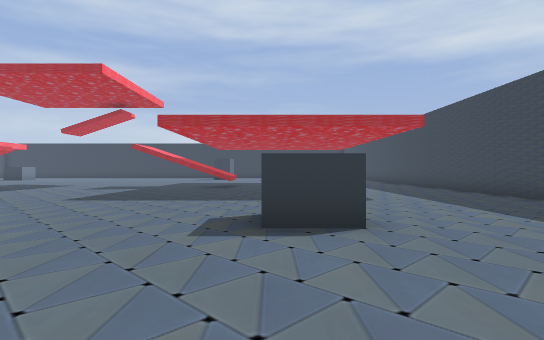
view 1 (above)

24 first-person views from a walk through a Godot game level. The camera is 1.4 m above the floor, looks level and sees 80° across. The floor is counted in squares, 2 m on a side. Each view is taken from the middle of a square. On the plan, view 1 faces up. The plan holds only what a view shows up to about 10 squares ahead; the rest is blank.

view 2
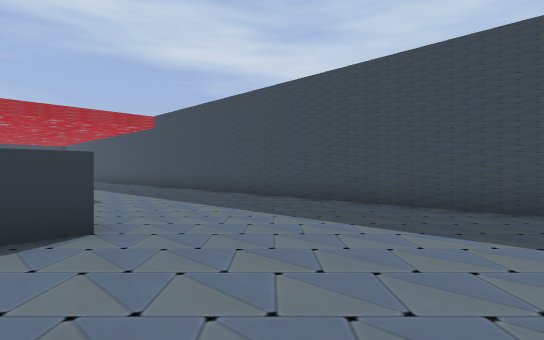

view 3
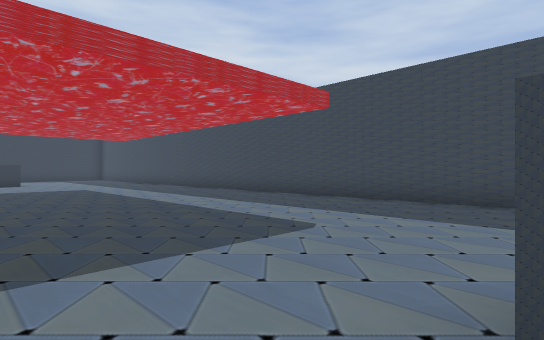

view 4
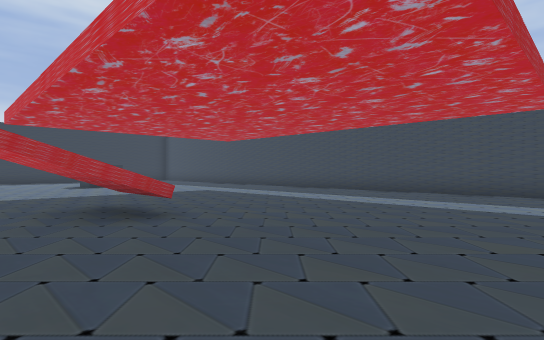

view 5
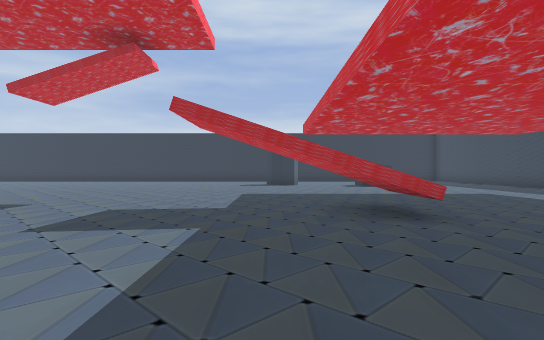

view 6
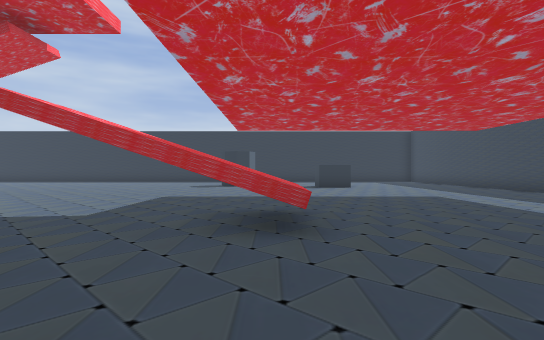

view 7
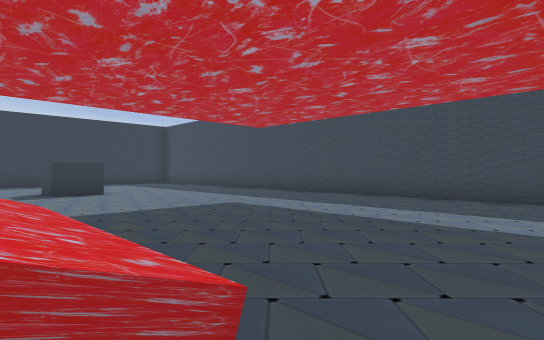

view 8
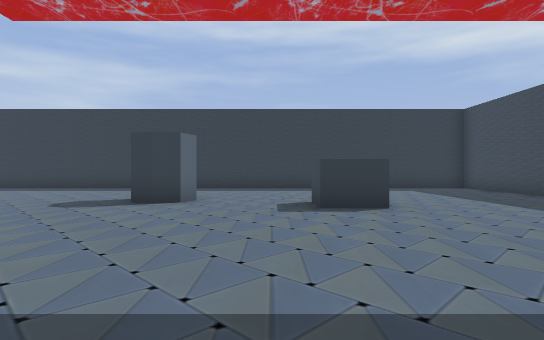

view 9
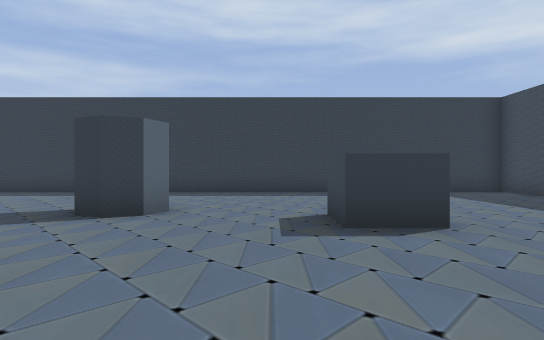

view 10
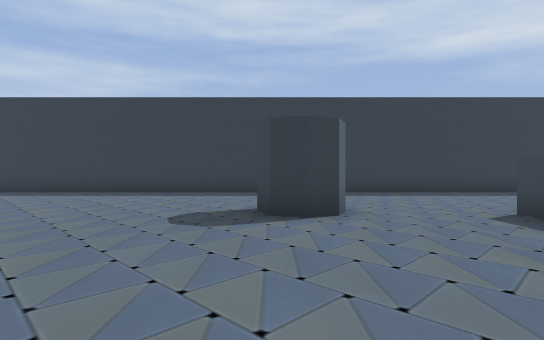

view 11
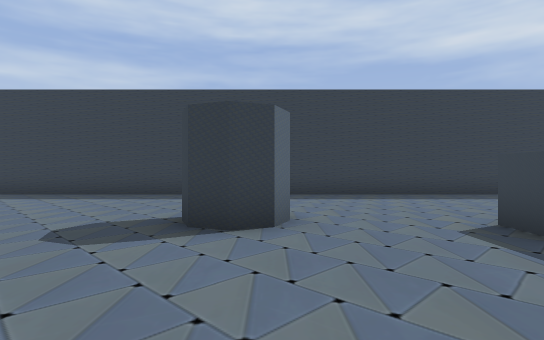

view 12
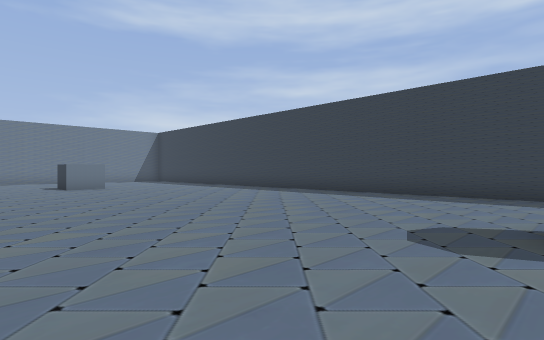

view 13
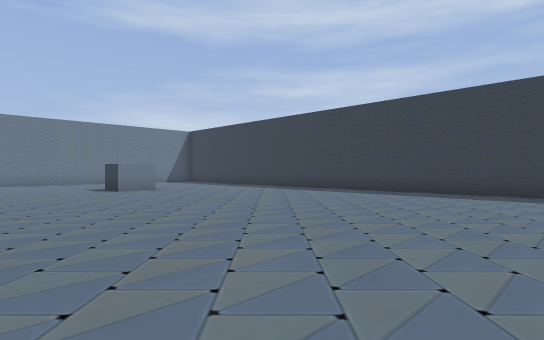

view 14
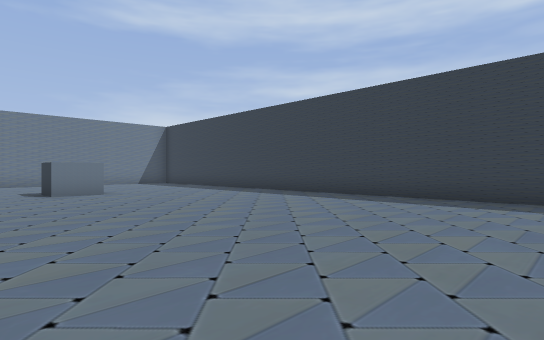

view 15
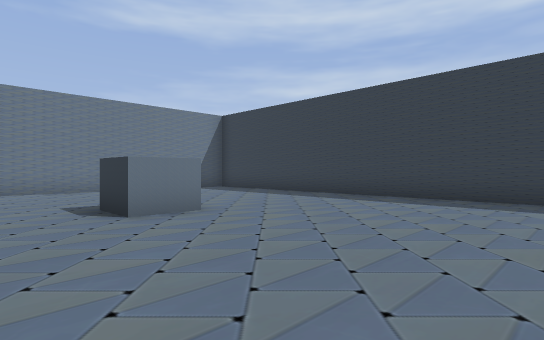

view 16
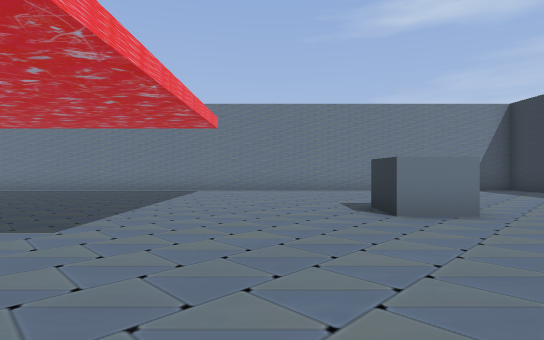

view 17
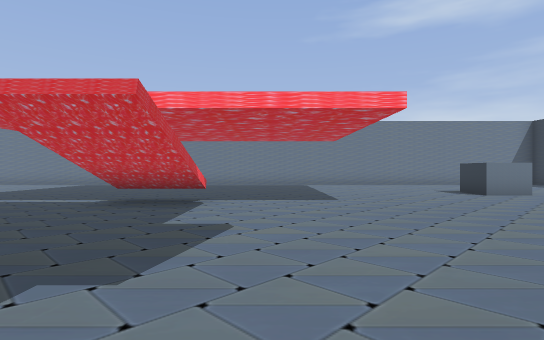

view 18
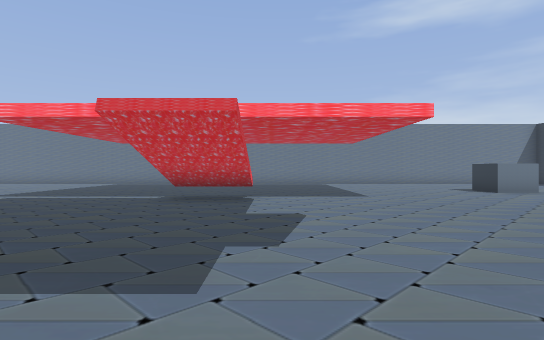

view 19
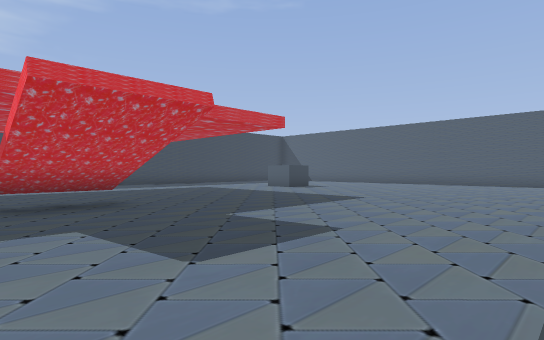

view 20
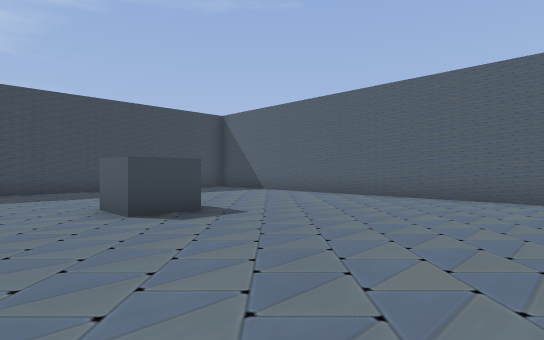

view 21
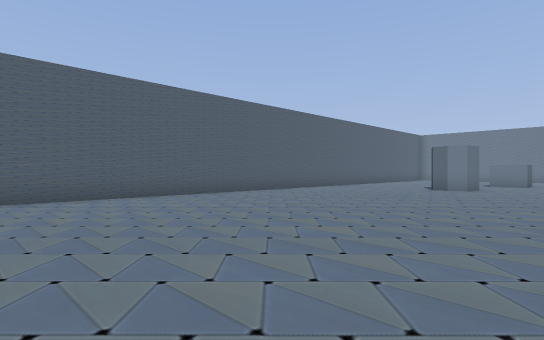

view 22
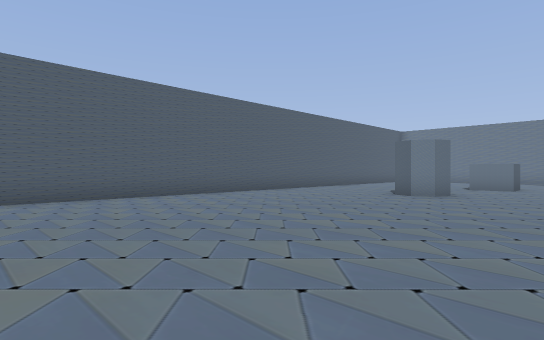

view 23
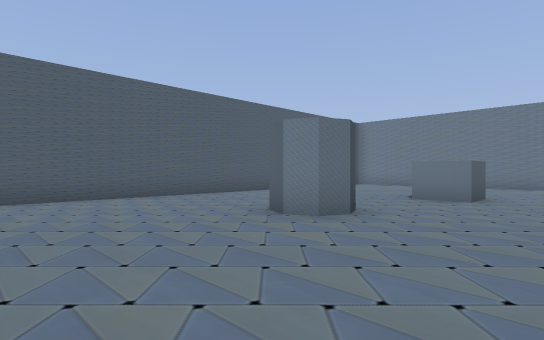

view 24
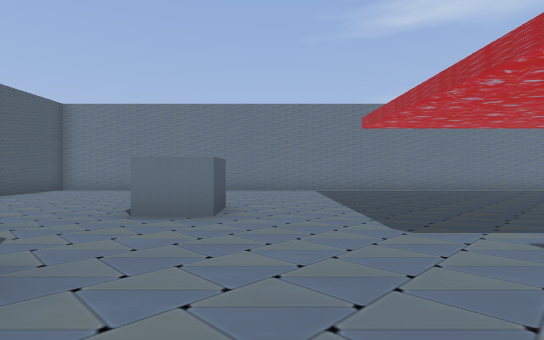

### Floor plan
Key: @ floor where view 1 was taken; # wall or solid block; . floor; ^ raised ledge.
Columns run from 24 left of view 1 to 7 right of it. Each row starts with its distance up from view 1.
 29   #   ##############  #######
 28   .   .........................#
 27   .............................#
 26    ............................#
 25     ...........................#
 24      ...............##.........
 23 #...   #............##..# ....
 22 #.....##................##...
 21 #...........................
 20   ...........................
 19   .............................#
 18   .............................#
 17   .............................#
 16   .............................#
 15   .............................#
 14   .......^#..........#^........#
 13   .......^#..........#^........#
 12   .............................#
 11   ............ ................#
 10   ..........   ................#
  9   .........     ...............#
  8   .........     ...............#
  7   .............................#
  6   .............................#
  5   ....##................##.....#
  4        #..##............##.....#
  3      ..... #...................#
  2    ............................#
  1   .....  ......................#
  0   ....   ...............@.....
 -1   ...    .................
 -2   ##     #################

Where each view was taken, in squares from view 1:
view 1: 0 up, 0 right, facing up
view 2: 0 up, 0 right, facing up-right
view 3: 5 up, 1 left, facing up-right
view 4: 8 up, 4 left, facing up-right
view 5: 8 up, 4 left, facing up
view 6: 9 up, 2 left, facing up
view 7: 12 up, 2 left, facing up-right
view 8: 16 up, 1 left, facing up
view 9: 18 up, 1 left, facing up
view 10: 18 up, 4 left, facing up
view 11: 19 up, 3 left, facing up
view 12: 19 up, 4 left, facing up-left
view 13: 18 up, 6 left, facing up-left
view 14: 20 up, 7 left, facing up-left
view 15: 20 up, 12 left, facing up-left
view 16: 20 up, 12 left, facing left
view 17: 16 up, 8 left, facing left
view 18: 15 up, 7 left, facing left
view 19: 15 up, 9 left, facing down-right
view 20: 7 up, 5 left, facing down-right
view 21: 7 up, 1 left, facing down-left
view 22: 7 up, 4 left, facing down-left
view 23: 7 up, 9 left, facing down-left
view 24: 6 up, 12 left, facing left
